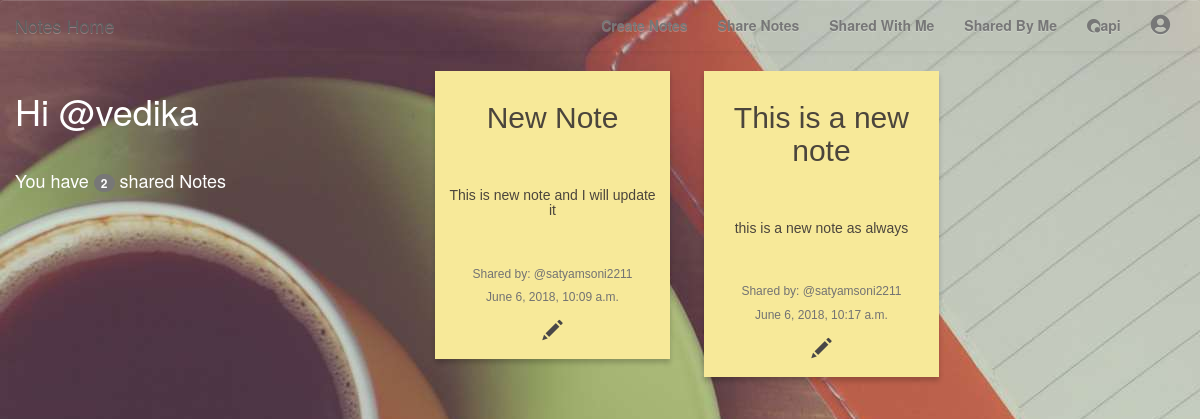
The app's page /notes/shared_with_me/ (signed in), older data.
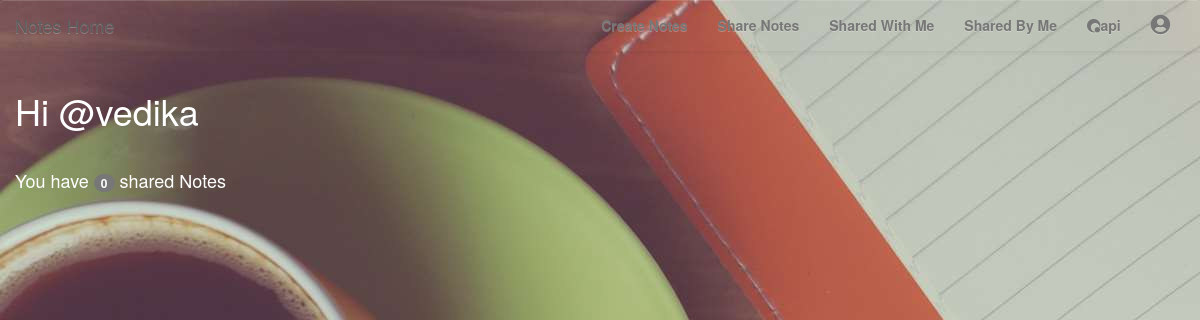
The same page, newer data.
### notes/models.py (models this page shows, shortened)
class SharedNotes(models.Model):
    note = models.ForeignKey(Notes,related_name='shared_note', on_delete=models.CASCADE)
    user = models.ForeignKey(User,related_name='shared_user', on_delete=models.CASCADE)
    shared_by = models.CharField(max_length=30,null=True)
    shared_on = models.DateTimeField(auto_now=True)
    can_edit = models.BooleanField(default=False)
    class Meta:
        unique_together = ('note','user')

class Notes(models.Model):
    title = models.CharField(max_length=30)
    created = models.DateTimeField(auto_now=True)
    text = models.CharField(max_length=2000)
    user = models.ForeignKey(User,related_name='notes', on_delete=models.CASCADE)
    class Meta:
        ordering = ['-created']

### notes/views.py (the view)
class SharedWithMe(LoginRequiredMixin,generic.ListView):
    model = SharedNotes
    def get_queryset(self):
        User = get_user_model()
        try:
            self.shared_notes = SharedNotes.objects.filter(user__username__iexact=self.request.user.username)
        except User.DoesNotExist:
            raise Http404
        else:
            return self.shared_notes
    def get_context_data(self, **kwargs):
        context = super().get_context_data(**kwargs)
        context['shared_notes'] = self.shared_notes
        return context

### notes/templates/notes/sharednotes_list.html
{% extends "base.html" %}
{% block content %}
	<div class="row">
		<div class="col-md-4">
			<h1 id='wh'>Hi @{{user.username}}</h1>
			<br>
			<h4 id='wh'>You have <span class="badge">{{shared_notes.all.count}}</span> shared Notes</h4>
		</div>
		<div class="col-md-8">
			{% for sharednote in object_list %}
				{% if sharednote.user.username == user.username  %}
					<div class="note-wrap note-white">
						<h2>{{sharednote.note.title}}</h2>
						<br>
						<h5>{{sharednote.note.text|safe}}</h5>
						<br>
						<h5 class="help-block" id='usertag'>Shared by: @{{sharednote.shared_by}}</h5>
						<h5 class="help-block" id='usertag'>{{sharednote.shared_on}}</h5>
						{% if sharednote.can_edit is True %}
							<a href="{% url 'notes:update' pk=sharednote.note.pk %}">
								<span class="glyphicon glyphicon-pencil"></span>
							</a>
						{% endif %}
					</div>
				{% endif %}
			{% endfor %}
		</div>
	</div>
{% endblock %}

Row changes from the older to the newer data that the page shows:
removed SharedNotes: note "New Note", note.text "This is new note and I will update it", shared_by "satyamsoni2211", shared_on "June 6, 2018, 10:09 a.m.", can_edit True (drawn)
removed SharedNotes: note "This is a new note", note.text "this is a new note as always", shared_by "satyamsoni2211", shared_on "June 6, 2018, 10:17 a.m.", can_edit True (drawn)
Text that changed along with them:
{{ shared_notes.all.count }}: "2" → "0"
